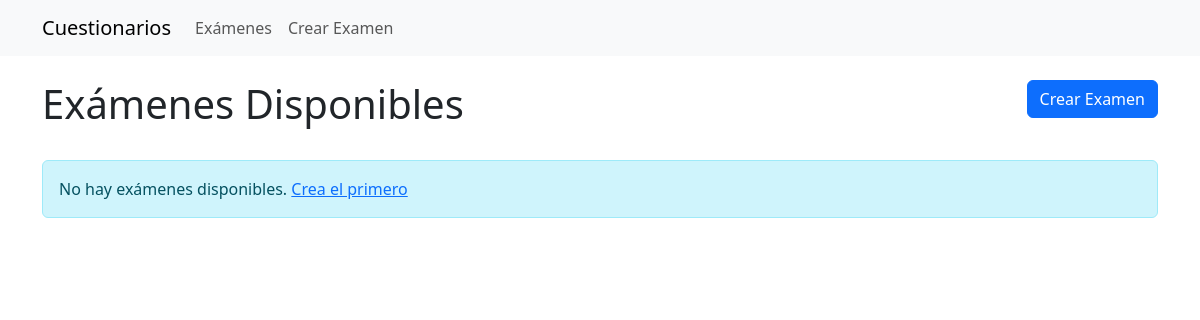
/, run on an earlier commit of the app's database.
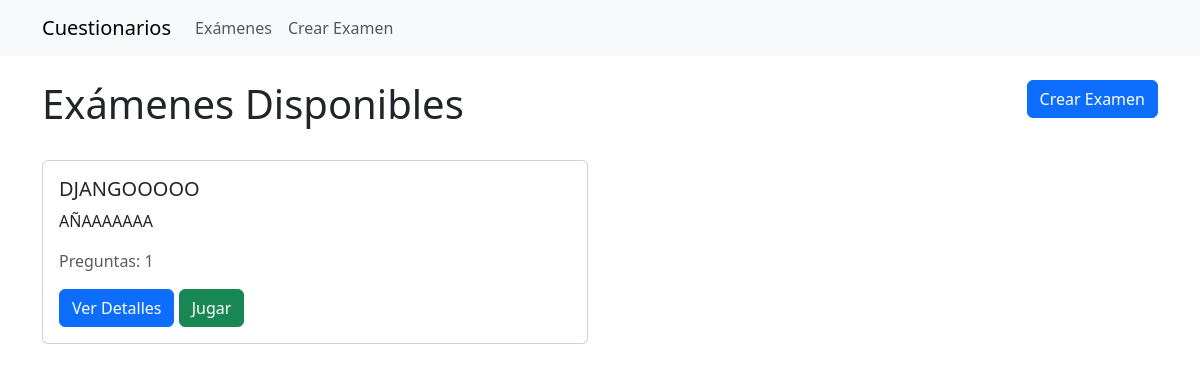
And on a later commit of the database.
### quiz/models.py (models this page shows, shortened)
class Exam(models.Model):
    title = models.CharField(max_length=200, verbose_name="Título")
    description = models.TextField(blank=True, verbose_name="Descripción")
    created_date = models.DateTimeField(auto_now_add=True)
    def get_question_count(self):
        return self.questions.count()

### quiz/views.py (the view)
# urls.py: path('', views.exam_list, name='exam_list'),
def exam_list(request):
    exams = Exam.objects.all().order_by('-created_date')
    return render(request, 'quiz/exam_list.html', {'exams': exams})

### quiz/templates/quiz/exam_list.html (shortened to what this page needs)
{% extends "base.html" %}
{% block content %}
<div class="row mb-4">
    <div class="col-md-6">
        <h1>Exámenes Disponibles</h1>
    </div>
    <div class="col-md-6 text-end">
        <a href="{% url 'exam_create' %}" class="btn btn-primary">Crear Examen</a>
    </div>
</div>
<div class="row">
    {% if exams %}
        {% for exam in exams %}
            <div class="col-md-6 mb-4">
                <div class="card">
                    <div class="card-body">
                        <h5 class="card-title">{{ exam.title }}</h5>
                        <p class="card-text">{{ exam.description|truncatechars:100 }}</p>
                        <p class="text-muted">Preguntas: {{ exam.get_question_count }}</p>
                        <a href="{% url 'exam_detail' exam.id %}" class="btn btn-primary">Ver Detalles</a>
                        <a href="{% url 'exam_play' exam.id %}" class="btn btn-success">Jugar</a>
                    </div>
                </div>
            </div>
        {% endfor %}
    {% else %}
        <div class="col-12">
            <div class="alert alert-info">
                No hay exámenes disponibles.
                <a href="{% url 'exam_create' %}">Crea el primero</a>
            </div>
        </div>
    {% endif %}
</div>
{% endblock %}

What changed in the data, as far as the page shows it:
added Exam: title "DJANGOOOOO", description "AÑAAAAAAA", get_question_count "1"
Also different on the page:
text no longer shown: "No hay exámenes disponibles. Crea el primero"
